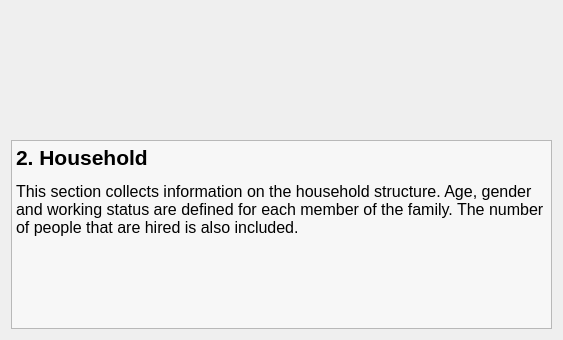
<?xml version="1.0" encoding="UTF-8"?>
<ui version="4.0">
 <class>householdCover</class>
 <widget class="QWidget" name="householdCover">
  <property name="geometry">
   <rect>
    <x>0</x>
    <y>0</y>
    <width>563</width>
    <height>340</height>
   </rect>
  </property>
  <property name="windowTitle">
   <string>Form</string>
  </property>
  <layout class="QVBoxLayout" name="verticalLayout">
   <item>
    <spacer name="verticalSpacer">
     <property name="orientation">
      <enum>Qt::Vertical</enum>
     </property>
     <property name="sizeHint" stdset="0">
      <size>
       <width>20</width>
       <height>133</height>
      </size>
     </property>
    </spacer>
   </item>
   <item>
    <widget class="QTextEdit" name="textEdit">
     <property name="palette">
      <palette>
       <active>
        <colorrole role="Base">
         <brush brushstyle="SolidPattern">
          <color alpha="127">
           <red>255</red>
           <green>255</green>
           <blue>255</blue>
          </color>
         </brush>
        </colorrole>
       </active>
       <inactive>
        <colorrole role="Base">
         <brush brushstyle="SolidPattern">
          <color alpha="127">
           <red>255</red>
           <green>255</green>
           <blue>255</blue>
          </color>
         </brush>
        </colorrole>
       </inactive>
       <disabled>
        <colorrole role="Base">
         <brush brushstyle="SolidPattern">
          <color alpha="255">
           <red>244</red>
           <green>244</green>
           <blue>244</blue>
          </color>
         </brush>
        </colorrole>
       </disabled>
      </palette>
     </property>
     <property name="autoFillBackground">
      <bool>false</bool>
     </property>
     <property name="readOnly">
      <bool>true</bool>
     </property>
     <property name="html">
      <string>&lt;!DOCTYPE HTML PUBLIC &quot;-//W3C//DTD HTML 4.0//EN&quot; &quot;http://www.w3.org/TR/REC-html40/strict.dtd&quot;&gt;
&lt;html&gt;&lt;head&gt;&lt;meta name=&quot;qrichtext&quot; content=&quot;1&quot; /&gt;&lt;style type=&quot;text/css&quot;&gt;
p, li { white-space: pre-wrap; }
&lt;/style&gt;&lt;/head&gt;&lt;body style=&quot; font-family:'Sans Serif'; font-size:12pt; font-weight:400; font-style:normal;&quot;&gt;
&lt;p style=&quot; margin-top:12px; margin-bottom:0px; margin-left:0px; margin-right:0px; -qt-block-indent:0; text-indent:0px;&quot;&gt;&lt;span style=&quot; font-size:16pt; font-weight:600;&quot;&gt;2. Household&lt;/span&gt;&lt;/p&gt;
&lt;p style=&quot; margin-top:12px; margin-bottom:0px; margin-left:0px; margin-right:0px; -qt-block-indent:0; text-indent:0px;&quot;&gt;This section collects information on the household structure. Age, gender and working status are defined for each member of the family. The number of people that are hired is also included.&lt;/p&gt;&lt;/body&gt;&lt;/html&gt;</string>
     </property>
    </widget>
   </item>
  </layout>
 </widget>
 <resources/>
 <connections/>
</ui>
